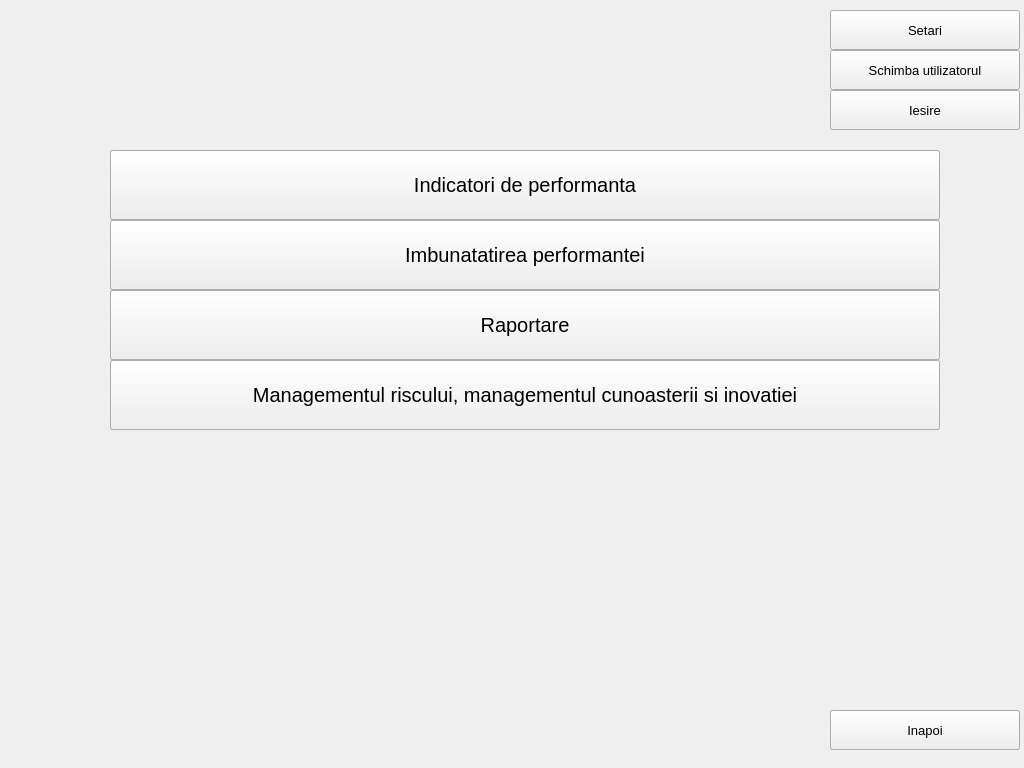
<?xml version="1.0" encoding="UTF-8"?>
<ui version="4.0">
 <class>FereastraPrincipala</class>
 <widget class="QMainWindow" name="FereastraPrincipala">
  <property name="geometry">
   <rect>
    <x>0</x>
    <y>0</y>
    <width>1024</width>
    <height>768</height>
   </rect>
  </property>
  <property name="windowTitle">
   <string>MainWindow</string>
  </property>
  <widget class="QWidget" name="centralwidget">
   <widget class="QPushButton" name="gestionare">
    <property name="geometry">
     <rect>
      <x>110</x>
      <y>290</y>
      <width>830</width>
      <height>70</height>
     </rect>
    </property>
    <property name="font">
     <font>
      <pointsize>15</pointsize>
     </font>
    </property>
    <property name="text">
     <string>Gestionarea cotidiana a performantei</string>
    </property>
   </widget>
   <widget class="QPushButton" name="evaluare">
    <property name="geometry">
     <rect>
      <x>110</x>
      <y>360</y>
      <width>830</width>
      <height>70</height>
     </rect>
    </property>
    <property name="font">
     <font>
      <pointsize>15</pointsize>
     </font>
    </property>
    <property name="text">
     <string>Evaluarea sistemului</string>
    </property>
   </widget>
   <widget class="QPushButton" name="schimbauser">
    <property name="geometry">
     <rect>
      <x>830</x>
      <y>50</y>
      <width>190</width>
      <height>40</height>
     </rect>
    </property>
    <property name="font">
     <font>
      <pointsize>10</pointsize>
     </font>
    </property>
    <property name="text">
     <string>Schimba utilizatorul</string>
    </property>
   </widget>
   <widget class="QPushButton" name="iesire">
    <property name="geometry">
     <rect>
      <x>830</x>
      <y>90</y>
      <width>190</width>
      <height>40</height>
     </rect>
    </property>
    <property name="font">
     <font>
      <pointsize>10</pointsize>
     </font>
    </property>
    <property name="text">
     <string>Iesire</string>
    </property>
   </widget>
   <widget class="QPushButton" name="componente">
    <property name="geometry">
     <rect>
      <x>110</x>
      <y>150</y>
      <width>830</width>
      <height>70</height>
     </rect>
    </property>
    <property name="font">
     <font>
      <pointsize>15</pointsize>
     </font>
    </property>
    <property name="text">
     <string>Gestionarea componente companie</string>
    </property>
   </widget>
   <widget class="QPushButton" name="strategie">
    <property name="geometry">
     <rect>
      <x>110</x>
      <y>220</y>
      <width>830</width>
      <height>70</height>
     </rect>
    </property>
    <property name="font">
     <font>
      <pointsize>15</pointsize>
     </font>
    </property>
    <property name="text">
     <string>Strategia companiei</string>
    </property>
   </widget>
   <widget class="QPushButton" name="obiective">
    <property name="geometry">
     <rect>
      <x>110</x>
      <y>290</y>
      <width>830</width>
      <height>70</height>
     </rect>
    </property>
    <property name="font">
     <font>
      <pointsize>15</pointsize>
     </font>
    </property>
    <property name="text">
     <string>Obiective si managementul proceselor</string>
    </property>
   </widget>
   <widget class="QPushButton" name="management">
    <property name="geometry">
     <rect>
      <x>110</x>
      <y>360</y>
      <width>830</width>
      <height>70</height>
     </rect>
    </property>
    <property name="font">
     <font>
      <pointsize>15</pointsize>
     </font>
    </property>
    <property name="text">
     <string>Managementul riscului, managementul cunoasterii si inovatiei</string>
    </property>
   </widget>
   <widget class="QPushButton" name="indicatori">
    <property name="geometry">
     <rect>
      <x>110</x>
      <y>150</y>
      <width>830</width>
      <height>70</height>
     </rect>
    </property>
    <property name="font">
     <font>
      <pointsize>15</pointsize>
     </font>
    </property>
    <property name="text">
     <string>Indicatori de performanta</string>
    </property>
   </widget>
   <widget class="QPushButton" name="imbunatatire">
    <property name="geometry">
     <rect>
      <x>110</x>
      <y>220</y>
      <width>830</width>
      <height>70</height>
     </rect>
    </property>
    <property name="font">
     <font>
      <pointsize>15</pointsize>
     </font>
    </property>
    <property name="text">
     <string>Imbunatatirea performantei</string>
    </property>
   </widget>
   <widget class="QPushButton" name="raportare">
    <property name="geometry">
     <rect>
      <x>110</x>
      <y>290</y>
      <width>830</width>
      <height>70</height>
     </rect>
    </property>
    <property name="font">
     <font>
      <pointsize>15</pointsize>
     </font>
    </property>
    <property name="text">
     <string>Raportare</string>
    </property>
   </widget>
   <widget class="QPushButton" name="setari">
    <property name="geometry">
     <rect>
      <x>830</x>
      <y>10</y>
      <width>190</width>
      <height>40</height>
     </rect>
    </property>
    <property name="font">
     <font>
      <pointsize>10</pointsize>
     </font>
    </property>
    <property name="text">
     <string>Setari</string>
    </property>
   </widget>
   <widget class="QPushButton" name="inapoi2">
    <property name="geometry">
     <rect>
      <x>830</x>
      <y>710</y>
      <width>190</width>
      <height>40</height>
     </rect>
    </property>
    <property name="font">
     <font>
      <pointsize>10</pointsize>
     </font>
    </property>
    <property name="text">
     <string>Inapoi</string>
    </property>
   </widget>
   <widget class="QPushButton" name="inapoi1">
    <property name="geometry">
     <rect>
      <x>830</x>
      <y>710</y>
      <width>190</width>
      <height>40</height>
     </rect>
    </property>
    <property name="font">
     <font>
      <pointsize>10</pointsize>
     </font>
    </property>
    <property name="text">
     <string>Inapoi</string>
    </property>
   </widget>
  </widget>
 </widget>
 <resources/>
 <connections/>
</ui>
